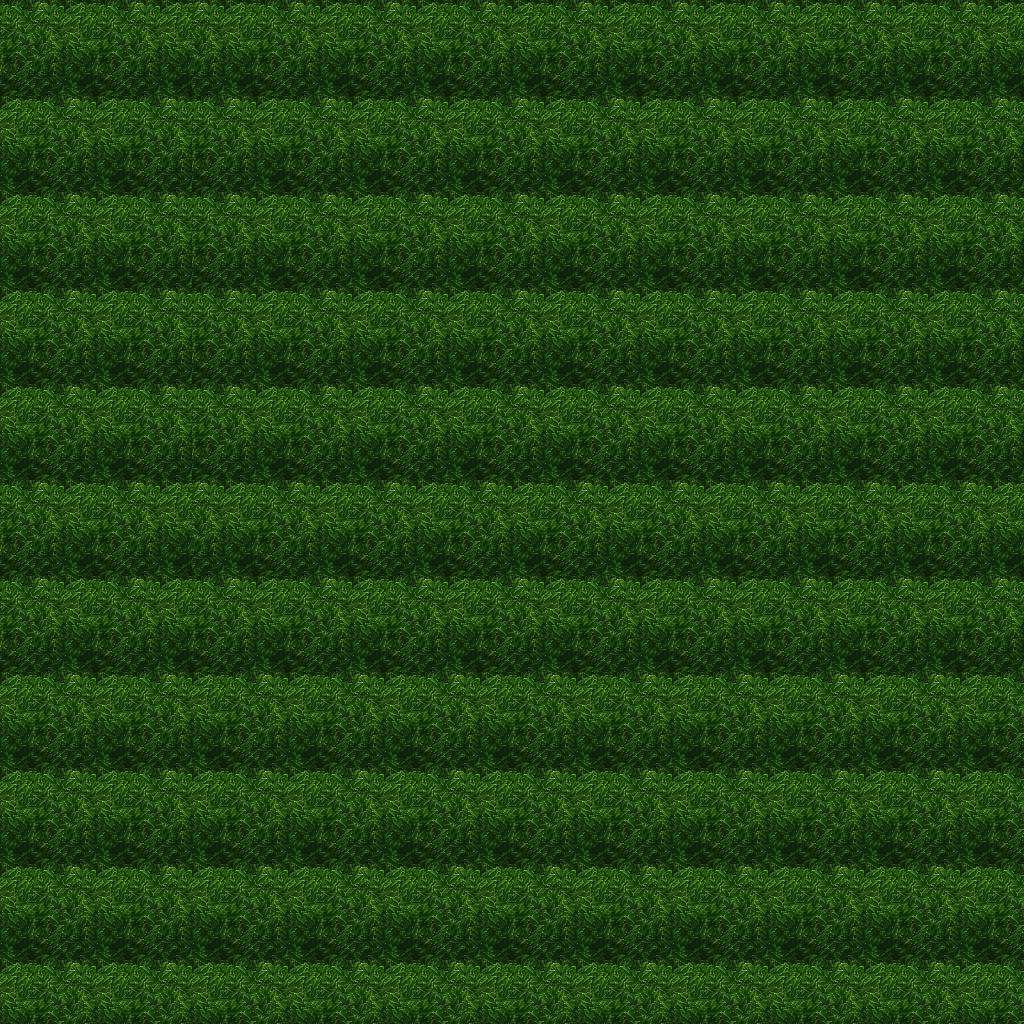

A level layout from a 2D game, rendered from its tile map. Below: a short description, then the map file with tile-grid data replaced by summaries:
An orthogonal 32x32 tile map with 32x32 px tiles, 5 tile layers (Ground, Objects, Objects2, Above, ...), 1 hidden layer not drawn, 39 tilesets.

<map version="1.10" tiledversion="1.11.0" orientation="orthogonal" renderorder="right-down" width="32" height="32" tilewidth="32" tileheight="32" infinite="0" nextlayerid="11" nextobjectid="1">
 <tileset firstgid="1" name="ground_ground" tilewidth="32" tileheight="32" tilecount="33" columns="3">
  <image source="../drawable/ground_ground.png" width="96" height="352" />
 </tileset>
 <tileset firstgid="34" name="ground_water_pool" tilewidth="32" tileheight="32" tilecount="72" columns="3">
  <image source="../drawable/ground_water_pool.png" width="96" height="768" />
 </tileset>
 <tileset firstgid="106" name="ground_ridge_earth_dark" tilewidth="32" tileheight="32" tilecount="96" columns="12">
  <image source="../drawable/ground_ridge_earth_dark.png" width="384" height="256" />
 </tileset>
 <tileset firstgid="202" name="ground_grass_edges" tilewidth="32" tileheight="32" tilecount="36" columns="12">
  <image source="../drawable/ground_grass_edges.png" width="384" height="96" />
 </tileset>
 <tileset firstgid="238" name="ground_grass_corners" tilewidth="32" tileheight="32" tilecount="24" columns="6">
  <image source="../drawable/ground_grass_corners.png" width="192" height="128" />
 </tileset>
 <tileset firstgid="262" name="plant_flower_daisy_blue" tilewidth="32" tileheight="32" tilecount="8" columns="2">
  <image source="../drawable/plant_flower_daisy_blue.png" width="64" height="128" />
 </tileset>
 <tileset firstgid="270" name="plant_flower_daisy_yellow" tilewidth="32" tileheight="32" tilecount="8" columns="2">
  <image source="../drawable/plant_flower_daisy_yellow.png" width="64" height="128" />
 </tileset>
 <tileset firstgid="278" name="plant_flower_daisy_red" tilewidth="32" tileheight="32" tilecount="8" columns="2">
  <image source="../drawable/plant_flower_daisy_red.png" width="64" height="128" />
 </tileset>
 <tileset firstgid="286" name="plant_flower_daisy_white" tilewidth="32" tileheight="32" tilecount="8" columns="2">
  <image source="../drawable/plant_flower_daisy_white.png" width="64" height="128" />
 </tileset>
 <tileset firstgid="294" name="logic_collision" tilewidth="32" tileheight="32" tilecount="1" columns="1">
  <image source="../drawable/logic_collision.png" width="32" height="32" />
 </tileset>
 <tileset firstgid="295" name="plant_tree_tree_green" tilewidth="32" tileheight="32" tilecount="88" columns="8">
  <image source="../drawable/plant_tree_tree_green.png" width="256" height="352" />
 </tileset>
 <tileset firstgid="383" name="plant_stump_stump_brown" tilewidth="32" tileheight="32" tilecount="4" columns="2">
  <image source="../drawable/plant_stump_stump_brown.png" width="64" height="64" />
 </tileset>
 <tileset firstgid="387" name="item_pot_cauldron" tilewidth="32" tileheight="32" tilecount="48" columns="8">
  <image source="../drawable/item_pot_cauldron.png" width="256" height="192" />
 </tileset>
 <tileset firstgid="435" name="plant_bush_various_small" tilewidth="32" tileheight="32" tilecount="9" columns="3">
  <image source="../drawable/plant_bush_various_small.png" width="96" height="96" />
 </tileset>
 <tileset firstgid="444" name="ground_rock_pebbles" tilewidth="32" tileheight="32" tilecount="3" columns="1">
  <image source="../drawable/ground_rock_pebbles.png" width="32" height="96" />
 </tileset>
 <tileset firstgid="447" name="ground_ladder_vertical_dark" tilewidth="32" tileheight="32" tilecount="3" columns="3">
  <image source="../drawable/ground_ladder_vertical_dark.png" width="96" height="32" />
 </tileset>
 <tileset firstgid="450" name="item_chemistry_empty_bottles" tilewidth="32" tileheight="32" tilecount="12" columns="4">
  <image source="../drawable/item_chemistry_empty_bottles.png" width="128" height="96" />
 </tileset>
 <tileset firstgid="462" name="item_chemistry_flask" tilewidth="32" tileheight="32" tilecount="3" columns="1">
  <image source="../drawable/item_chemistry_flask.png" width="32" height="96" />
 </tileset>
 <tileset firstgid="465" name="item_pot_barrel" tilewidth="32" tileheight="32" tilecount="2" columns="1">
  <image source="../drawable/item_pot_barrel.png" width="32" height="64" />
 </tileset>
 <tileset firstgid="467" name="item_flagpole" tilewidth="32" tileheight="32" tilecount="3" columns="1">
  <image source="../drawable/item_flagpole.png" width="32" height="96" />
 </tileset>
 <tileset firstgid="470" name="item_food_beehive1" tilewidth="32" tileheight="32" tilecount="1" columns="1">
  <image source="../drawable/item_food_beehive1.png" width="32" height="32" />
 </tileset>
 <tileset firstgid="471" name="item_food_beehive2" tilewidth="32" tileheight="32" tilecount="1" columns="1">
  <image source="../drawable/item_food_beehive2.png" width="32" height="32" />
 </tileset>
 <tileset firstgid="472" name="item_buzzing_bees" tilewidth="32" tileheight="32" tilecount="5" columns="5">
  <image source="../drawable/item_buzzing_bees.png" width="160" height="32" />
 </tileset>
 <tileset firstgid="477" name="plant_bush_hedge" tilewidth="32" tileheight="32" tilecount="35" columns="5">
  <image source="../drawable/plant_bush_hedge.png" width="160" height="224" />
 </tileset>
 <tileset firstgid="512" name="logic_creature_animal" tilewidth="32" tileheight="32" tilecount="32" columns="8">
  <image source="../drawable/logic_creature_animal.png" width="256" height="128" />
 </tileset>
 <tileset firstgid="544" name="furniture_table_wooden_trestle" tilewidth="32" tileheight="32" tilecount="9" columns="3">
  <image source="../drawable/furniture_table_wooden_trestle.png" width="96" height="96" />
 </tileset>
 <tileset firstgid="553" name="furniture_table_bench" tilewidth="32" tileheight="32" tilecount="3" columns="3">
  <image source="../drawable/furniture_table_bench.png" width="96" height="32" />
 </tileset>
 <tileset firstgid="556" name="item_food_smoked_meatandfish" tilewidth="32" tileheight="32" tilecount="4" columns="4">
  <image source="../drawable/item_food_smoked_meatandfish.png" width="128" height="32" />
 </tileset>
 <tileset firstgid="560" name="furniture_table_wooden_trestle_vertical" tilewidth="32" tileheight="32" tilecount="6" columns="2">
  <image source="../drawable/furniture_table_wooden_trestle_vertical.png" width="64" height="96" />
 </tileset>
 <tileset firstgid="566" name="building_huts" tilewidth="32" tileheight="32" tilecount="338" columns="26">
  <image source="../drawable/building_huts.png" width="832" height="416" />
 </tileset>
 <tileset firstgid="904" name="building_chimney_smoke" tilewidth="32" tileheight="32" tilecount="40" columns="4">
  <image source="../drawable/building_chimney_smoke.png" width="128" height="320" />
 </tileset>
 <tileset firstgid="944" name="item_firewood" tilewidth="32" tileheight="32" tilecount="12" columns="3">
  <image source="../drawable/item_firewood.png" width="96" height="128" />
 </tileset>
 <tileset firstgid="956" name="logic_item_herb" tilewidth="32" tileheight="32" tilecount="5" columns="5">
  <image source="../drawable/logic_item_herb.png" width="160" height="32" />
 </tileset>
 <tileset firstgid="961" name="logic_creature_reptile" tilewidth="32" tileheight="32" tilecount="7" columns="7">
  <image source="../drawable/logic_creature_reptile.png" width="224" height="32" />
 </tileset>
 <tileset firstgid="968" name="logic_creature_insect" tilewidth="32" tileheight="32" tilecount="5" columns="5">
  <image source="../drawable/logic_creature_insect.png" width="160" height="32" />
 </tileset>
 <tileset firstgid="973" name="plant_bush_bush_pinks" tilewidth="32" tileheight="32" tilecount="4" columns="2">
  <image source="../drawable/plant_bush_bush_pinks.png" width="64" height="64" />
 </tileset>
 <tileset firstgid="977" name="plant_bush_fern" tilewidth="32" tileheight="32" tilecount="32" columns="8">
  <image source="../drawable/plant_bush_fern.png" width="256" height="128" />
 </tileset>
 <tileset firstgid="1009" name="plant_bushes_and_trees" tilewidth="32" tileheight="32" tilecount="144" columns="16">
  <image source="../drawable/plant_bushes_and_trees.png" width="512" height="289" />
 </tileset>
 <tileset firstgid="1153" name="plant_bush_berried" tilewidth="32" tileheight="32" tilecount="60" columns="5">
  <image source="../drawable/plant_bush_berried.png" width="160" height="384" />
 </tileset>
 <layer id="1" name="Ground" width="32" height="32">
  <data>[1024 cells, 1024 non-empty, 1 distinct tile ids]</data>
 </layer>
 <layer id="2" name="Objects" width="32" height="32">
  <data>[1024 cells, 0 non-empty, 0 distinct tile ids]</data>
 </layer>
 <layer id="3" name="Objects2" width="32" height="32">
  <data>[1024 cells, 0 non-empty, 0 distinct tile ids]</data>
 </layer>
 <layer id="4" name="Above" width="32" height="32">
  <data>[1024 cells, 1024 non-empty, 9 distinct tile ids]</data>
 </layer>
 <layer id="5" name="Above2" width="32" height="32">
  <data>[1024 cells, 0 non-empty, 0 distinct tile ids]</data>
 </layer>
 <layer id="6" name="Walkable" width="32" height="32" visible="0">
  <data>[1024 cells, 1024 non-empty, 1 distinct tile ids]</data>
 </layer>
 <objectgroup id="7" name="Mapevents" />
 <objectgroup id="8" name="Spawn" />
 <objectgroup id="9" name="Keys" />
 <objectgroup id="10" name="Replace" />
</map>
